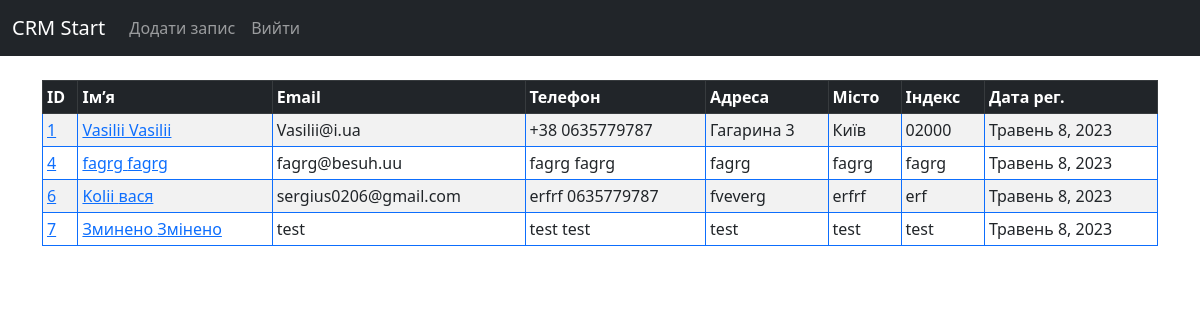
The app's page / (signed in) with its own data.
### bodi/models.py (models this page shows, shortened)
class Record(models.Model):
    created_at = models.DateField(auto_now_add=True)
    first_name = models.CharField(max_length=50)
    last_name = models.CharField(max_length=50)
    email = models.CharField(max_length=100)
    phone = models.CharField(max_length=15)
    address = models.CharField(max_length=100)
    sity = models.CharField(max_length=50)
    state = models.CharField(max_length=50)
    zipcode = models.CharField(max_length=20)

### bodi/views.py (the view)
# urls.py: path('', views.home, name='home'),
def home(request):
    records = Record.objects.all()
    """ Перевирка форми регистрациї """
    if request.method == 'POST':
        username = request.POST['username']
        password = request.POST['password']
        user = authenticate(request, username=username, password=password)
        if user is not None:
            login(request, user)
            messages.success(request, "Все вірно 'Раді Вас бачити на сайті'")
            return redirect('home')
        else:
            messages.success(request, "Невірний логин чи пароль, спробуй ще.")
            return redirect('home')
    else:
        return render(request, 'bodi/home.html', {'records': records})

### bodi/templates/bodi/home.html (shortened to what this page needs)
{% extends 'bodi/base.html'   %}
{% block content %}
  {% if user.is_authenticated  %}
    <table class="table table-sm table-striped table-hover table-bordered border-primary">
      <thead class="table-dark">
        <tr>
          <th scope="col">ID</th>
          <th scope="col">Імʼя</th>
          <th scope="col">Email</th>
          <th scope="col">Телефон</th>
          <th scope="col">Адреса</th>
          <th scope="col">Місто</th>
          <th scope="col">Індекс</th>
          <th scope="col">Дата рег.</th>
        </tr>
      </thead>
      <tbody>
        {% if records %}
        {% for record in records %}
          <tr>
            <td><a href="{% url 'record' record.id %}" >{{record.id}}</a></td>
            <td><a href="{% url 'record' record.id %}" >{{record.first_name }}
              {{record.last_name }}</a></td>
              <td>{{record.email}}</td>
              <td>{{record.state }}
                {{record.phone}}</td>
              <td>{{record.address }}</td>
              <td>{{record.sity }}</td>
              <td>{{record.zipcode }}</td>
              <td>{{record.created_at}}</td>
          </tr>
        {% endfor %}
      </tbody>
    </table>
  {% endif%}
  {%  endif %}
{% endblock %}

### records on screen
Record: id "1", first_name "Vasilii", last_name "Vasilii", email "Vasilii@i.ua", state "+38", phone "0635779787", address "Гагарина 3", sity "Київ", zipcode "02000", created_at "Травень 8, 2023"
Record: id "4", first_name "fagrg", last_name "fagrg", email "fagrg@besuh.uu", state "fagrg", phone "fagrg", address "fagrg", sity "fagrg", zipcode "fagrg", created_at "Травень 8, 2023"
Record: id "6", first_name "Kolii", last_name "вася", email "sergius0206@gmail.com", state "erfrf", phone "0635779787", address "fveverg", sity "erfrf", zipcode "erf", created_at "Травень 8, 2023"
Record: id "7", first_name "Зминено", last_name "Змінено", email "test", state "test", phone "test", address "test", sity "test", zipcode "test", created_at "Травень 8, 2023"
